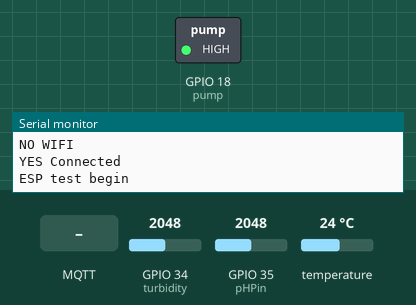
This sketch was run on a simulated ESP32. Parts: switched loads named in the sketch (green lamp = pin HIGH), the last lines printed to the serial monitor. Inputs (shaded band) come from the test bench; at power-on: GPIO 34 (turbidity) = 2048, GPIO 35 (pHPin) = 2048, temperature 24 °C. WiFi joins after 1.5 s; servers stay silent unless stated; no MQTT or app messages arrive unless stated.

Above: at 5.7 s.
5.8 s: MQTT message "1" arrives on the first subscribed topic
At 6.4 s:
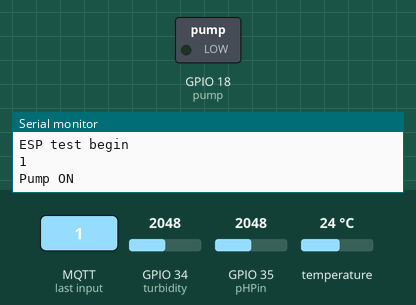
7.3 s: MQTT message "kv12345678" arrives on the first subscribed topic
At 7.6 s:
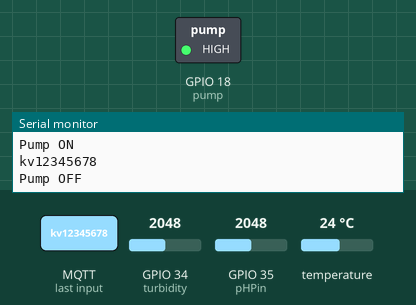
Timing chart, 0 to 10.3 s (numbered marks = the images above; inputs shaded):
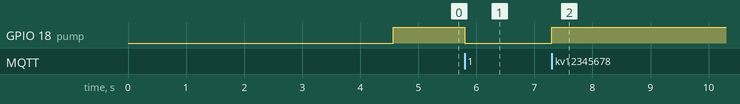

The sketch:

Allcombine.ino
```cpp
#include "esp_timer.h"
#include <WiFi.h>
#include <MQTT.h>
#include <OneWire.h>
#include <DallasTemperature.h>
#include <SoftwareSerial.h>
//============================================================== Sensor Pin

float NTU = 0;
#define ONE_WIRE_BUS 27
int pHPin = 35;
#define TdsSensorPin 32
#define turbidity 34
int pump = 18;
//============================================================== pH Sensor
unsigned long int avgValue;  //Store the average value of the sensor feedback
float b;
int buf[10], temp;
int pHValue = 0;
//============================================================== Temperature Sensor
OneWire oneWire(ONE_WIRE_BUS);
DallasTemperature sensors(&oneWire);
float tmpValue = 0;

//============================================================== Salinity Sensor
#define VREF 3.3      // analog reference voltage(Volt) of the ADC
#define SCOUNT  30           // sum of sample point
int analogBuffer[SCOUNT];    // store the analog value in the array, read from ADC
int analogBufferTemp[SCOUNT];
int analogBufferIndex = 0, copyIndex = 0;
float averageVoltage = 0, tdsValue = 0, temperature = 25;

//============================================================== MQTT BY Joel Gaehwiller
MQTTClient client;
const char clientId[] = "KVESP111"; //MQTT ID
const char server[]   = "broker.emqx.io"; //Broker
const char publishmqtt1[] = "KV/18/temp"; //Publish
const char publishmqtt2[] = "KV/18/ph"; //Publish
const char publishmqtt3[] = "KV/18/turbidity"; //Publish
const char publishmqtt4[] = "KV/18/salinity"; //Publish
const char subscribemqtt[] = "KV/18/esp32"; //Subscribe own
int stopsubscribe = 0;
int publishnow = 0;
//============================================================== WIFI SETTING
WiFiClient net;
const char ssid[]     = "SEA-IC";
const char password[] = "seaic2022";
//const char ssid[]     = "KVAqua";
//const char password[] = "kv12345678";
//============================================================== TIMER SETTING
esp_timer_handle_t periodic_timer;
//============================================================== Connect WIFI MQTT
void connect_wifi_mqtt() {
  while (WiFi.status() != WL_CONNECTED) {
    delay(500);
    Serial.println("NO WIFI");
  }
  while (!client.connect(clientId)) {
    delay(500);
    Serial.println("NO MQTT");
  }
  Serial.println("YES Connected");
  client.subscribe(subscribemqtt);
}

void setup() {
  delay(3000);
  Serial.begin(115200);
  WiFi.begin(ssid, password);
  client.begin(server, 1883, net);
  connect_wifi_mqtt();
  client.onMessage(messageReceived);
  esp_timer_init();
  periodic_init();
  sensors.begin();
  pinMode(turbidity, INPUT);
  pinMode(pHPin, INPUT);
  pinMode(TdsSensorPin, INPUT);
  Serial.println("ESP test begin");
  pinMode(pump, OUTPUT);
  digitalWrite(pump, HIGH);
}

void loop() {
  client.loop();
  if (!client.connected()) {
    connect_wifi_mqtt();
  }
}

//==============================================================  Periodic Timer
void periodic_init() {
  esp_timer_create_args_t timer_args = {
    .callback = &periodic_callback,
    .arg = NULL,
    .dispatch_method = ESP_TIMER_TASK,
    .name = "periodic_timer"
  };
  esp_timer_create(&timer_args, &periodic_timer);
  esp_timer_start_periodic(periodic_timer, 1000 * 5000);
}

void periodic_callback(void* arg) {


  //============================================================== Temperature Sensor
  sensors.requestTemperatures(); // Send the command to get temperature readings
  // the index 0 refers to the first device
  if (sensors.getTempCByIndex(0) > 0) {
    tmpValue = sensors.getTempCByIndex(0);
    Serial.print("tmpValue: "); Serial.println(tmpValue);
  }

  client.publish(publishmqtt1, String(tmpValue));

  //============================================================== pH Sensor
  //Get 10 sample value from the sensor for smooth the value
  for (int i = 0; i < 10; i++) {
    buf[i] = analogRead(pHPin);
    delay(10);
  }
  //sort the analog from small to large
  for (int i = 0; i < 9; i++) {
    for (int j = i + 1; j < 10; j++) {
      if (buf[i] > buf[j]) {
        temp = buf[i];
        buf[i] = buf[j];
        buf[j] = temp;
      }
    }
  }
  avgValue = 0;

  //take the average value of 6 center sample
  for (int i = 2; i < 8; i++) {
    avgValue += buf[i];
  }
  float phValue = (float)avgValue * 3.3 / 4096 / 6; //convert the analog into millivolt
  phValue = 2.09 * phValue;                    //convert the millivolt into pH value
  Serial.print("pH: ");
  Serial.print(phValue, 2);
  Serial.println(" ");
  client.publish(publishmqtt2, String(phValue));

  //============================================================== Turbidity Sensor
  float NTU = analogRead(turbidity);
  Serial.print("AN: "); Serial.println(NTU);
  float NTUvoltage = map(NTU, 0, 1023, 0, 100); // Adjust the mapping as needed
  Serial.print("NTU: "); Serial.println(NTUvoltage);
  client.publish(publishmqtt3, String(NTUvoltage));

  //============================================================== Salinity Sensor
  static unsigned long analogSampleTimepoint = millis();
  if (millis() - analogSampleTimepoint > 40U)  //every 40 milliseconds,read the analog value from the ADC
  {
    analogSampleTimepoint = millis();
    analogBuffer[analogBufferIndex] = analogRead(TdsSensorPin);    //read the analog value and store into the buffer
    analogBufferIndex++;
    if (analogBufferIndex == SCOUNT)
      analogBufferIndex = 0;
  }
  static unsigned long printTimepoint = millis();
  if (millis() - printTimepoint > 800U) {
    printTimepoint = millis();
    for (copyIndex = 0; copyIndex < SCOUNT; copyIndex++)
      analogBufferTemp[copyIndex] = analogBuffer[copyIndex];
    averageVoltage = getMedianNum(analogBufferTemp, SCOUNT) * (float)VREF / 1024.0; // read the analog value more stable by the median filtering algorithm, and convert to voltage value
    float compensationCoefficient = 1.0 + 0.02 * (temperature - 25.0); //temperature compensation formula: fFinalResult(25^C) = fFinalResult(current)/(1.0+0.02*(fTP-25.0));
    float compensationVolatge = averageVoltage / compensationCoefficient; //temperature compensation
    tdsValue = (133.42 * compensationVolatge * compensationVolatge * compensationVolatge - 255.86 * compensationVolatge * compensationVolatge + 857.39 * compensationVolatge) * 0.5; //convert voltage value to tds value
    //Serial.print("voltage:");
    //Serial.print(averageVoltage,2);
    //Serial.print("V   ");
    Serial.print("TDS Value:");
    Serial.print(tdsValue, 0);
    Serial.println("ppm");
    client.publish(publishmqtt4, String(tdsValue));
  }

}

int getMedianNum(int bArray[], int iFilterLen) {
  int bTab[iFilterLen];
  for (byte i = 0; i < iFilterLen; i++)
    bTab[i] = bArray[i];
  int i, j, bTemp;
  for (j = 0; j < iFilterLen - 1; j++) {
    for (i = 0; i < iFilterLen - j - 1; i++) {
      if (bTab[i] > bTab[i + 1]) {
        bTemp = bTab[i];
        bTab[i] = bTab[i + 1];
        bTab[i + 1] = bTemp;
      }
    }
  }
  if ((iFilterLen & 1) > 0)
    bTemp = bTab[(iFilterLen - 1) / 2];
  else
    bTemp = (bTab[iFilterLen / 2] + bTab[iFilterLen / 2 - 1]) / 2;
  return bTemp;
}

//============================================================== Subscribe MQTT
void messageReceived(String &topic, String &payload) {
  String statusButton = payload;
  Serial.println(payload);
  if (statusButton == "1") {
    digitalWrite(pump, LOW);
    Serial.println("Pump ON");
  }
  else {
    digitalWrite(pump, HIGH);
    Serial.println("Pump OFF");
  }
}
```

Measured:
- after the input at 5.8 s, GPIO 18 (pump): HIGH → LOW at once
- after the input at 7.3 s, GPIO 18 (pump): LOW → HIGH at once
